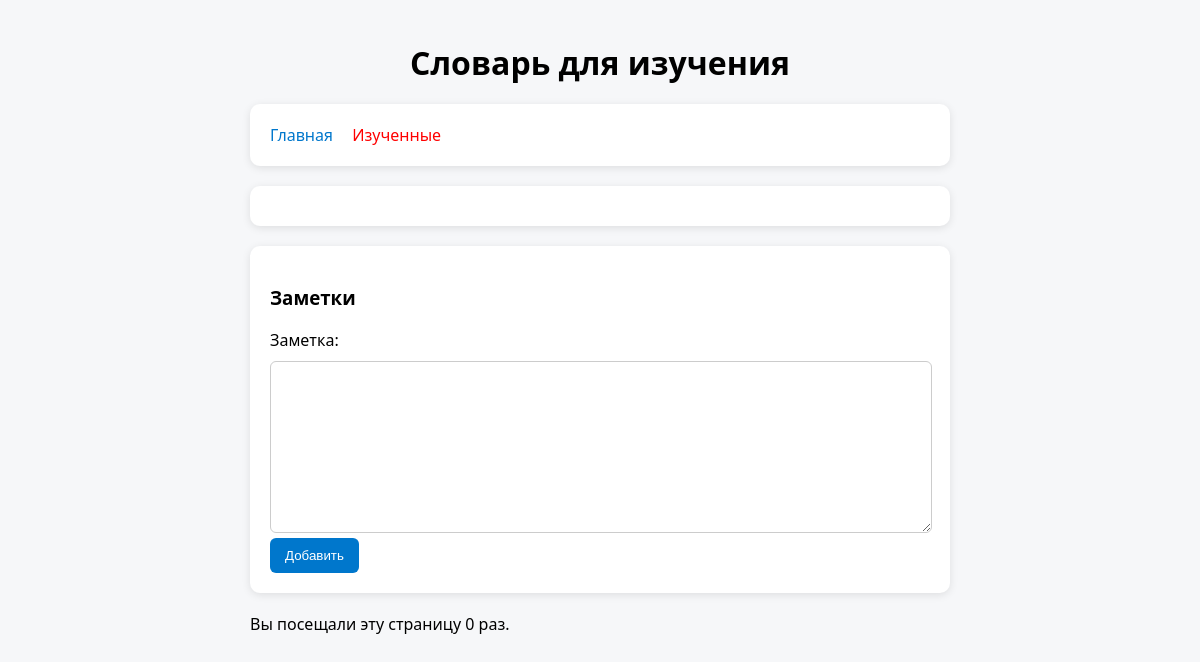
Page /?status=1 on the earlier database version.
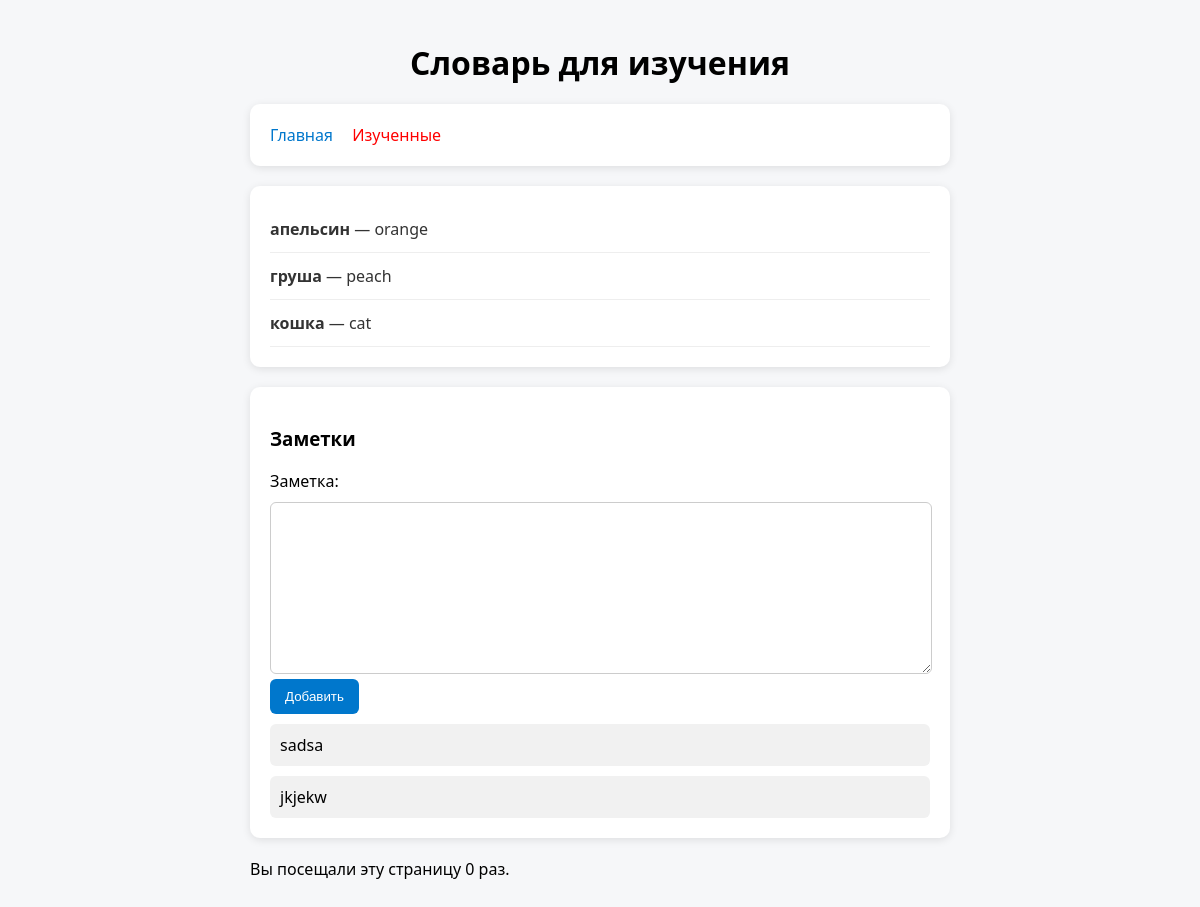
Same page on the later database version.
### core/models.py (models this page shows, shortened)
class Words(models.Model):
    slovo = models.CharField(max_length=200, verbose_name='Слово')
    perevod = models.CharField(max_length=200, verbose_name='Перевод')
    is_active = models.BooleanField(default=False, verbose_name='Изучено')
    class Meta:
        verbose_name = 'Слово'
        verbose_name_plural = 'Слова'

class Note(models.Model):
    note = models.TextField(verbose_name='Заметка')
    class Meta:
        verbose_name = 'Заметка'
        verbose_name_plural = 'Заметки'

### core/views.py (the view)
# urls.py: path('', main),
def main(request):
    status = request.GET.get('status')
    if status:
        words = Words.objects.all().filter(is_active=status)
    else:
        words = Words.objects.all().filter(is_active=False)
    num_visits=request.session.get('num_visits', 0)
    razn = raz(str(num_visits)[-1])
    request.session['num_visits'] = num_visits+1
    if request.method == 'POST':
        form = AddWord(request.POST)
        if form.is_valid():
            for field_name, field in form.cleaned_data.items():
                if isinstance(field, str):
                    form.cleaned_data[field_name] = field.lower()
            in_slovo = form.cleaned_data.get('slovo').lower()
            if Words.objects.filter(slovo=in_slovo,is_active=False).exists():
                form.add_error('slovo', 'Такое слово уже изучено.')
            elif Words.objects.filter(slovo=in_slovo,is_active=True).exists():
                form.add_error('slovo', 'Такое слово добавлено в список для изучения.')
            else:
                data = form.cleaned_data
                words = Words.objects.create(**data)
                return redirect('/')
    else:
        form = AddWord()
    if request.method == 'POST':
        formNote = AddNote(request.POST)
        if formNote.is_valid():
            data = formNote.cleaned_data
            note = Note.objects.create(**data)
            return redirect('/?status=1')
    else:
        formNote = AddNote()
    notes = Note.objects.all()
    context = {
        'words': words,
        'form': form,
        'num_visits':num_visits,
        'razn' : razn,
        'formNote': formNote,
        'status': status,
        'notes': notes,
    }
    return render(request, 'word/main.html', context)

### core/forms.py
class AddWord(forms.Form):
    slovo = forms.CharField(
        widget=forms.TextInput(attrs={'placeholder': 'Слово'}),
        label='текст:'
        )
    perevod = forms.CharField(
        widget=forms.TextInput(attrs={'placeholder': 'Перевод:'}),
        label='перевод:'
        )

class AddNote(forms.ModelForm):
    class Meta:
        model = Note
        fields = ['note']

### core/views.py (called while the page is built)
def raz(num):
    numbers = {
    '1': 'раз',
    '2': 'раза',
    '3': 'раза',
    '4': 'раза',
    '5': 'раз',
    '6': 'раз',
    '7': 'раз',
    '8': 'раз',
    '9': 'раз',
    '0': 'раз'
    }
    for key, value in numbers.items():
        if key == num:
            return(value)

### templates/word/main.html (shortened to what this page needs)
{% extends 'base.html' %}
{% block content %}
        <div class="card" id="wordList">
            {% for word in words %}
            <div class="word-item">
                <span>
                    <a href="/words/{{ word.id }}">
                        <strong>{{ word.slovo }}</strong> — {{ word.perevod }}
                    </a>
                </span>
            </div>
            {% endfor %}
        </div>
        {% if status == '1' %}
        <div class="card">
            <h3>Заметки</h3>
            <form id="noteForm" method="POST">
                {{ formNote.as_div }}
                <div class="form-block">
                    <button>Добавить</button>
                </div>
            </form>
            <div id="notes">
                {% for note in notes %}
                <div class="note">{{ note.note }}</div>
                {% endfor %}
            </div>
        </div>
        {% endif %}
        <p>
  Вы посещали эту страницу {{ num_visits }} {{ razn }}.</p>
{% endblock %}

Differences in the rows shown:
now on this page (row edited): Words: slovo "апельсин", perevod "orange"
now on this page (row edited): Words: slovo "груша", perevod "peach"
added Words: slovo "кошка", perevod "cat"
added Note: note "sadsa"
added Note: note "jkjekw"
